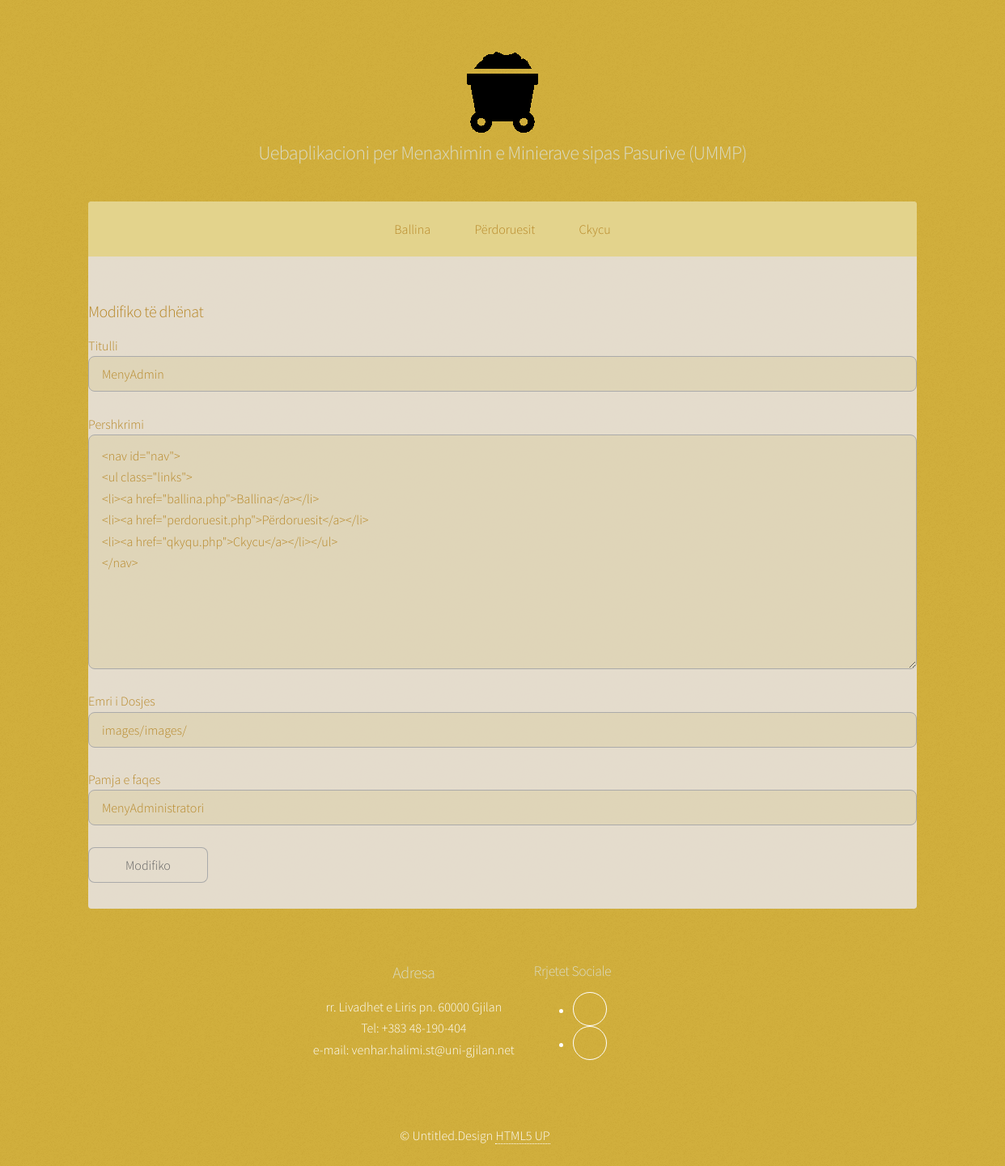
/ModuliAdministratorit/perditso_tedhanat.php, run on the app's committed database.
### tables this page shows
CREATE TABLE `tedhanat` (
  `ID_Tedhanat` int(11) NOT NULL,
  `Titulli` varchar(255) NOT NULL,
  `Pershkrimi` varchar(1000) NOT NULL,
  `Dosje` varchar(500) NOT NULL,
  `Pamja` varchar(500) NOT NULL
);

### ModuliAdministratorit/perditso_tedhanat.php (the view, shortened to what this page needs)
<?php
include_once("konfig.php");
?>
<!DOCTYPE HTML>
<html>
	<head>
		<link rel="stylesheet" href="assets/css/main.css" />
	</head>
	<body class="is-preload">
			<div id="wrapper">
         <?php include_once("koka.php"); ?>
		<?php include_once("meny.php"); ?>
			<div id="main">
								<br>
<br>
						<div class="row">
														<div class="col-12 col-12-medium">
	<form method="post" action="modifiko_tedhana.php">
	<h3>Modifiko të dhënat</h3>
				Titulli
				<input type="text" name="Titulli" value='<?php echo $Titulli;?>'   required />
				<br>
				Pershkrimi
								<textarea name="Pershkrimi"  rows="10" cols="30"><?php echo $Pershkrimi;?></textarea>
				<br>
				Emri i Dosjes
				<input type="text" name="Dosje" value='<?php echo $Dosje;?>'   required />
				<br >
				Pamja e faqes
				<input type="text" name="Pamja" value='<?php echo $Pamja;?>'   required />
				<br >
				<input type="submit" name="update_data" value="Modifiko">
	</form>
						</div>
						</div>
				</div>
			</div>
					<?php include_once("fundi.php"); ?>
	</body>
</html>

### ModuliAdministratorit/koka.php (shortened to what this page needs)
	<header id="header">
	<span class="logo"><img src="images/miniera.png" alt="" /></span>
		<?php
          $result = mysqli_query($conn, "SELECT * FROM tedhanat WHERE Pamja='Koka'");
          while ($row = mysqli_fetch_assoc($result)) {
            extract($row);
          ?>
	<section id="banner">
		<div class="inner">
			<h2><?php echo $Titulli ?></h2>
		</div>
	</section>
<?php } ?>
</header>

### ModuliAdministratorit/meny.php (shortened to what this page needs)
		<?php
         $result = mysqli_query($conn, "SELECT * FROM tedhanat WHERE Pamja='MenyAdministratori'");
         while ($row = mysqli_fetch_assoc($result)) {
           extract($row);
  	 echo $Pershkrimi;
}
         ?>

### ModuliAdministratorit/fundi.php (shortened to what this page needs)
<footer id="footer">
				<section  class="align-center">
								<ul class="features">
								<div class="row aln-center">
					<?php
            $result = mysqli_query($conn, "SELECT * FROM tedhanat WHERE Pamja='Fundi_Adresa'");
            while ($row = mysqli_fetch_assoc($result)) {
              extract($row);
            ?>
						<section>
							<h3><?php echo $Titulli ?></h3>
							<p><?php echo $Pershkrimi; ?>
							</p>
						</section>
			<?php } ?>
									<?php
            $result = mysqli_query($conn, "SELECT * FROM tedhanat WHERE Pamja='Fundi_RrSociale'");
            while ($row = mysqli_fetch_assoc($result)) {
              extract($row);
            ?>
						<section>
							<h4><?php echo $Titulli ?></h4>
							<?php echo $Pershkrimi; ?>
						</section>
			<?php } ?>
			</div>
			</ul>
					</section>
					<div class="copyright">
												<?php
            $result = mysqli_query($conn, "SELECT * FROM tedhanat WHERE Pamja='Fundi_Tedrejtatautorit'");
            while ($row = mysqli_fetch_assoc($result)) {
              extract($row);
            ?>
							<?php echo $Pershkrimi; ?>
			<?php } ?>
					</div>
			</footer>

### data on the page
tedhanat: Titulli "Uebaplikacioni per Menaxhimin e Minierave sipas Pasurive (UMMP)"
tedhanat: Pershkrimi "Ballina Përdoruesit Ckycu", Titulli "MenyAdmin", Pershkrimi "<nav id=\"nav\"> <ul class=\"links\"> <li><a href=\"ballina.php\">Ballina</a></li> <li><a href=\"perdoruesit.php\">Përdoruesit</a></li> <li><a href=\"qkyqu.php\">Ckycu</a></li></ul> </nav>", Dosje "images/images/", Pamja "MenyAdministratori"
tedhanat: Titulli "Adresa", Pershkrimi "rr. Livadhet e Liris pn. 60000 Gjilan Tel: +383 48-190-404 e-mail: venhar.halimi.st@uni-gjilan.net"
tedhanat: Titulli "Rrjetet Sociale"
tedhanat: Pershkrimi "© Untitled.Design HTML5 UP"
